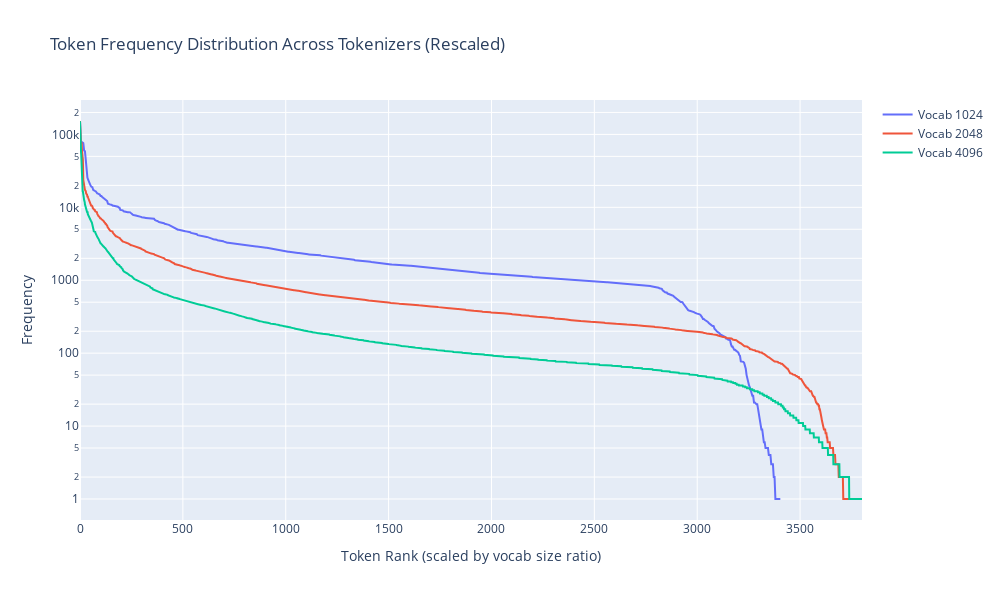

The notebook cell saved with this chart:
### Code cell
# Compare token frequencies across three tokenizers with rescaling
import plotly.graph_objects as go
from transformers import PreTrainedTokenizerFast
from collections import Counter

# Load the three tokenizers
vocab_sizes = [1024, 2048, 4096]
scale_factors = {1024: 4, 2048: 2, 4096: 1}  # Rescaling factors
tokenizers = {}
for vocab_size in vocab_sizes:
    hf_tok_path = os.path.join('tokenizers', f'HF_custom_tokenizer_{vocab_size}')
    tokenizers[vocab_size] = PreTrainedTokenizerFast.from_pretrained(hf_tok_path)

# Sample text (same as before)
sample_text = " ".join(ds["train"][:10000]['text'])

# Create plotly figure
fig = go.Figure()

# Process each tokenizer
for vocab_size in vocab_sizes:
    tok = tokenizers[vocab_size]
    scale_factor = scale_factors[vocab_size]
    
    # Encode text and count tokens
    tokens = tok.encode(sample_text)
    token_counts = Counter(tokens)
    
    # Get special token IDs to exclude
    special_token_ids = {
        tok.bos_token_id,
        tok.eos_token_id,
        tok.pad_token_id,
        tok.unk_token_id,
    }
    
    # Filter out special tokens and sort by frequency
    token_freq_pairs = [
        (token_id, count) 
        for token_id, count in token_counts.items() 
        if token_id not in special_token_ids
    ]
    token_freq_pairs.sort(key=lambda x: x[1], reverse=True)
    
    # Prepare data for plotting
    token_ids = [pair[0] for pair in token_freq_pairs]
    frequencies = [pair[1] for pair in token_freq_pairs]
    
    
    # Decode tokens for hover text
    token_strings = [tok.decode([token_id]) for token_id in token_ids]
    
    # Scale x-coordinates
    x_coords = [i * scale_factor for i in range(len(frequencies))]
    
    # Create custom hover data showing token ID and decoded string
    customdata = list(zip(token_ids, token_strings))
    
    # Add trace
    fig.add_trace(go.Scatter(
        x=x_coords,
        y=frequencies,
        mode='lines',
        name=f'Vocab {vocab_size}',
        customdata=customdata,
        hovertemplate='<b>Vocab %{fullData.name}</b><br>' +
                      'Rank: %{x}<br>' +
                      'Token ID: %{customdata[0]}<br>' +
                      'Token: %{customdata[1]}<br>' +
                      'Frequency: %{y}<br>' +
                      '<extra></extra>',
    ))

# Update layout
fig.update_layout(
    title='Token Frequency Distribution Across Tokenizers (Rescaled)',
    xaxis_title='Token Rank (scaled by vocab size ratio)',
    yaxis_title='Frequency',
    yaxis_type='log',
    width=1000,
    height=600,
    hovermode='x unified',  # Show all traces at the same x coordinate
)

fig.show()

### Figure 1 — Plotly figure (JSON) as saved in the notebook; plotly's stock layout.template omitted (floating-point values rounded to 4 significant figures; data arrays with more than 128 entries replaced by an {"elided": "..."} marker saying what was removed)
{"data": [{"customdata": {"elided": "852x2 mixed values"}, "hovertemplate": "<b>Vocab %{fullData.name}</b><br>Rank: %{x}<br>Token ID: %{customdata[0]}<br>Token: %{customdata[1]}<br>Frequency: %{y}<br><extra></extra>", "mode": "lines", "name": "Vocab 1024", "type": "scatter", "x": {"elided": "852 int values"}, "y": {"elided": "852 int values"}}, {"customdata": {"elided": "1871x2 mixed values"}, "hovertemplate": "<b>Vocab %{fullData.name}</b><br>Rank: %{x}<br>Token ID: %{customdata[0]}<br>Token: %{customdata[1]}<br>Frequency: %{y}<br><extra></extra>", "mode": "lines", "name": "Vocab 2048", "type": "scatter", "x": {"elided": "1871 int values"}, "y": {"elided": "1871 int values"}}, {"customdata": {"elided": "3802x2 mixed values"}, "hovertemplate": "<b>Vocab %{fullData.name}</b><br>Rank: %{x}<br>Token ID: %{customdata[0]}<br>Token: %{customdata[1]}<br>Frequency: %{y}<br><extra></extra>", "mode": "lines", "name": "Vocab 4096", "type": "scatter", "x": {"elided": "3802 int values"}, "y": {"elided": "3802 int values"}}], "layout": {"height": 600, "hovermode": "x unified", "title": {"text": "Token Frequency Distribution Across Tokenizers (Rescaled)"}, "width": 1000, "xaxis": {"title": {"text": "Token Rank (scaled by vocab size ratio)"}}, "yaxis": {"title": {"text": "Frequency"}, "type": "log"}}}
